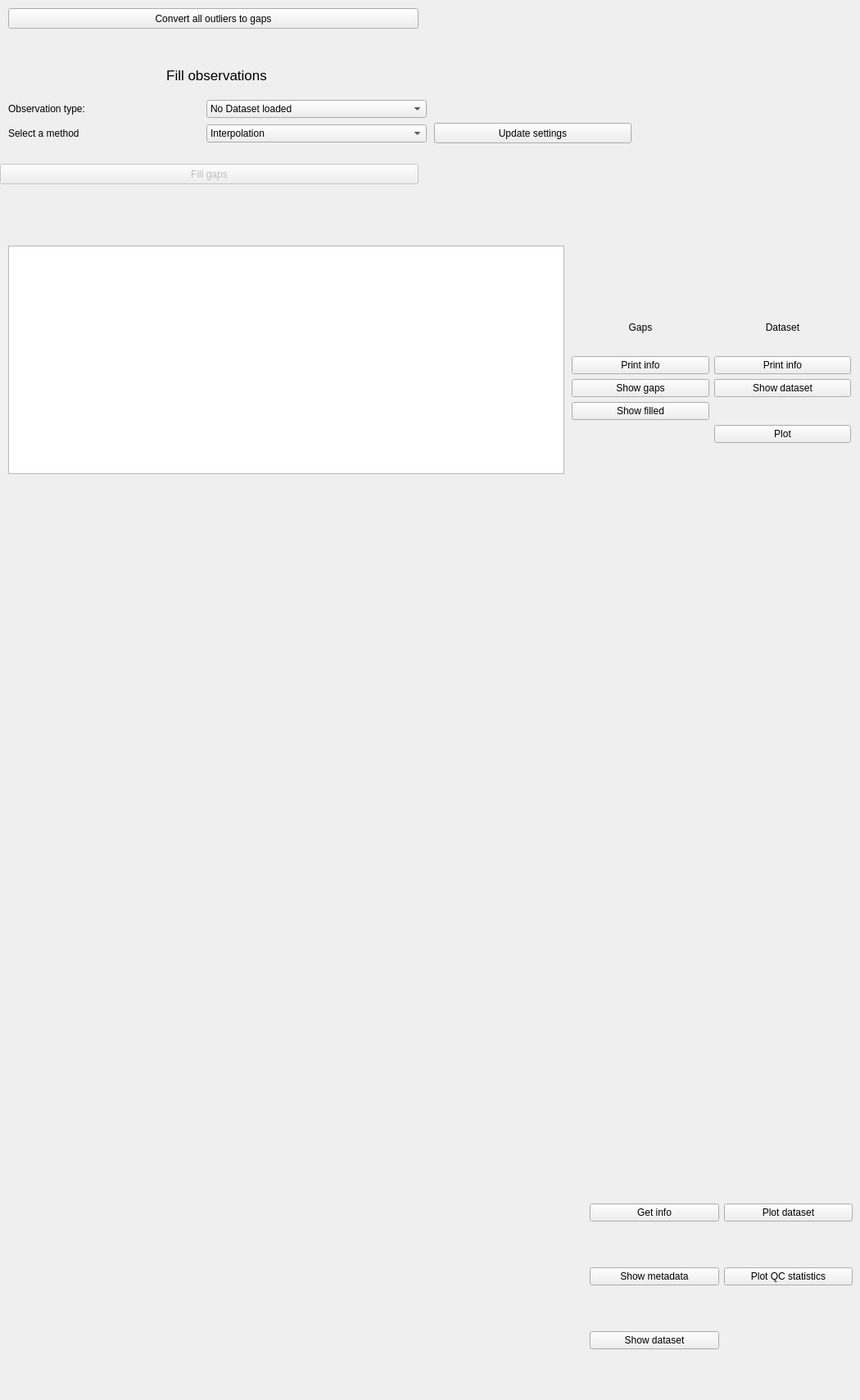
            <widget class="QWidget" name="tab_5">
             <attribute name="title">
              <string>Fill </string>
             </attribute>
             <widget class="QWidget" name="gridLayoutWidget_10">
              <property name="geometry">
               <rect>
                <x>10</x>
                <y>120</y>
                <width>511</width>
                <height>58</height>
               </rect>
              </property>
              <layout class="QGridLayout" name="gridLayout_12">
               <item row="0" column="1">
                <widget class="QComboBox" name="fill_obstype">
                 <item>
                  <property name="text">
                   <string>No Dataset loaded</string>
                  </property>
                 </item>
                </widget>
               </item>
               <item row="0" column="0">
                <widget class="QLabel" name="label_101">
                 <property name="text">
                  <string>Observation type:</string>
                 </property>
                </widget>
               </item>
               <item row="1" column="0">
                <widget class="QLabel" name="label_15">
                 <property name="text">
                  <string>Select a method</string>
                 </property>
                </widget>
               </item>
               <item row="1" column="1">
                <widget class="QComboBox" name="method_spinner">
                 <item>
                  <property name="text">
                   <string>Interpolation</string>
                  </property>
                 </item>
                 <item>
                  <property name="text">
                   <string>Raw modeldata gapfill</string>
                  </property>
                 </item>
                 <item>
                  <property name="text">
                   <string>Debiased modeldata gapfill</string>
                  </property>
                 </item>
                 <item>
                  <property name="text">
                   <string>Diurnal debiased modeldata gapfill</string>
                  </property>
                 </item>
                 <item>
                  <property name="text">
                   <string>Weighted diurnal dibiased modeldata gapfill</string>
                  </property>
                 </item>
                </widget>
               </item>
              </layout>
             </widget>
             <widget class="QPlainTextEdit" name="prompt_fill">
              <property name="geometry">
               <rect>
                <x>10</x>
                <y>300</y>
                <width>679</width>
                <height>279</height>
               </rect>
              </property>
             </widget>
             <widget class="QWidget" name="gridLayoutWidget_13">
              <property name="geometry">
               <rect>
                <x>720</x>
                <y>1420</y>
                <width>321</width>
                <height>281</height>
               </rect>
              </property>
              <layout class="QGridLayout" name="gridLayout_15">
               <item row="2" column="0">
                <widget class="QPushButton" name="show_dataset_3">
                 <property name="enabled">
                  <bool>true</bool>
                 </property>
                 <property name="text">
                  <string>Show dataset</string>
                 </property>
                </widget>
               </item>
               <item row="1" column="0">
                <widget class="QPushButton" name="show_metadata_3">
                 <property name="enabled">
                  <bool>true</bool>
                 </property>
                 <property name="text">
                  <string>Show metadata</string>
                 </property>
                </widget>
               </item>
               <item row="0" column="0">
                <widget class="QPushButton" name="get_info_3">
                 <property name="enabled">
                  <bool>true</bool>
                 </property>
                 <property name="text">
                  <string>Get info</string>
                 </property>
                 <property name="checkable">
                  <bool>false</bool>
                 </property>
                </widget>
               </item>
               <item row="0" column="1">
                <widget class="QPushButton" name="plot_dataset_4">
                 <property name="enabled">
                  <bool>true</bool>
                 </property>
                 <property name="text">
                  <string>Plot dataset</string>
                 </property>
                </widget>
               </item>
               <item row="1" column="1">
                <widget class="QPushButton" name="plot_dataset_5">
                 <property name="enabled">
                  <bool>true</bool>
                 </property>
                 <property name="text">
                  <string>Plot QC statistics</string>
                 </property>
                </widget>
               </item>
              </layout>
             </widget>
             <widget class="QWidget" name="gridLayoutWidget_14">
              <property name="geometry">
               <rect>
                <x>698</x>
                <y>370</y>
                <width>341</width>
                <height>171</height>
               </rect>
              </property>
              <layout class="QGridLayout" name="gridLayout_16">
               <item row="0" column="0">
                <widget class="QLabel" name="label_107">
                 <property name="text">
                  <string>Gaps</string>
                 </property>
                 <property name="alignment">
                  <set>Qt::AlignCenter</set>
                 </property>
                </widget>
               </item>
               <item row="3" column="0">
                <widget class="QPushButton" name="show_filled_gaps">
                 <property name="text">
                  <string>Show filled</string>
                 </property>
                </widget>
               </item>
               <item row="2" column="0">
                <widget class="QPushButton" name="show_gaps">
                 <property name="text">
                  <string>Show gaps</string>
                 </property>
                </widget>
               </item>
               <item row="2" column="1">
                <widget class="QPushButton" name="show_dataset_4">
                 <property name="enabled">
                  <bool>true</bool>
                 </property>
                 <property name="text">
                  <string>Show dataset</string>
                 </property>
                </widget>
               </item>
               <item row="0" column="1">
                <widget class="QLabel" name="label_112">
                 <property name="text">
                  <string>Dataset</string>
                 </property>
                 <property name="alignment">
                  <set>Qt::AlignCenter</set>
                 </property>
                </widget>
               </item>
               <item row="1" column="1">
                <widget class="QPushButton" name="print_dataset_info">
                 <property name="enabled">
                  <bool>true</bool>
                 </property>
                 <property name="text">
                  <string>Print info</string>
                 </property>
                </widget>
               </item>
               <item row="4" column="1">
                <widget class="QPushButton" name="plot_dataset_6">
                 <property name="text">
                  <string>Plot</string>
                 </property>
                </widget>
               </item>
               <item row="1" column="0">
                <widget class="QPushButton" name="print_gap_info">
                 <property name="enabled">
                  <bool>true</bool>
                 </property>
                 <property name="text">
                  <string>Print info</string>
                 </property>
                </widget>
               </item>
              </layout>
             </widget>
             <widget class="QLabel" name="label_92">
              <property name="geometry">
               <rect>
                <x>10</x>
                <y>80</y>
                <width>509</width>
                <height>24</height>
               </rect>
              </property>
              <property name="font">
               <font>
                <pointsize>13</pointsize>
               </font>
              </property>
              <property name="text">
               <string>Fill observations</string>
              </property>
              <property name="alignment">
               <set>Qt::AlignCenter</set>
              </property>
             </widget>
             <widget class="QPushButton" name="convert_outliers">
              <property name="geometry">
               <rect>
                <x>10</x>
                <y>10</y>
                <width>501</width>
                <height>25</height>
               </rect>
              </property>
              <property name="text">
               <string>Convert all outliers to gaps</string>
              </property>
             </widget>
             <widget class="QPushButton" name="fill_gaps_2">
              <property name="enabled">
               <bool>false</bool>
              </property>
              <property name="geometry">
               <rect>
                <x>0</x>
                <y>200</y>
                <width>511</width>
                <height>25</height>
               </rect>
              </property>
              <property name="text">
               <string>Fill gaps</string>
              </property>
             </widget>
             <widget class="QPushButton" name="update_method_settings">
              <property name="geometry">
               <rect>
                <x>530</x>
                <y>150</y>
                <width>241</width>
                <height>25</height>
               </rect>
              </property>
              <property name="text">
               <string>Update settings</string>
              </property>
             </widget>
            </widget>
